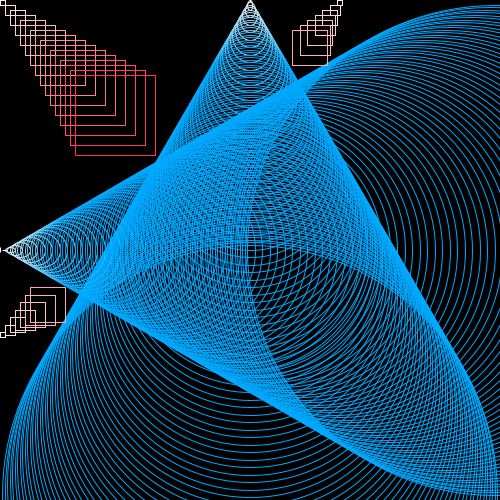
Frame 1 (no input)
Frame 60 (the mouse pressed at the canvas centre just before this capture): identical to frame 1, image omitted
Frame 120 (the mouse held since frame 60 and released just before this capture): identical to frame 1, image omitted

The Processing sketch that drew this single still picture (run headless with seeded random() and noise(); from frame 60 on, the mouse is pressed at the canvas centre):

// Processing sketch: processing_37427
// ── processing_37427.pde

void setup(){
size(500,500);
colorMode(HSB,360,100,100);
}
void draw(){
background(0);
for(int x=0;x<width;x+=5){
stroke(200,x,100);
noFill();
ellipse(250,x,x,x+5);
}
for(int x=0;x<width;x+=5){
stroke(200,x,100);
noFill();
ellipse(x,250,x,x-5);
}
for(int x=0;x<85;x+=5){
stroke(350,x,width);
noFill();
rect(x-5,x-5,x,x);
}
for(int x=0;x<40;x+=5){
stroke(350,x,width);
noFill();
rect(x-5,340-1.5*x,x,x);
}
for(int x=0;x<40;x+=5){
stroke(350,x,width);
noFill();
rect(345-1.5*x,x-5,x,x);
}
}
